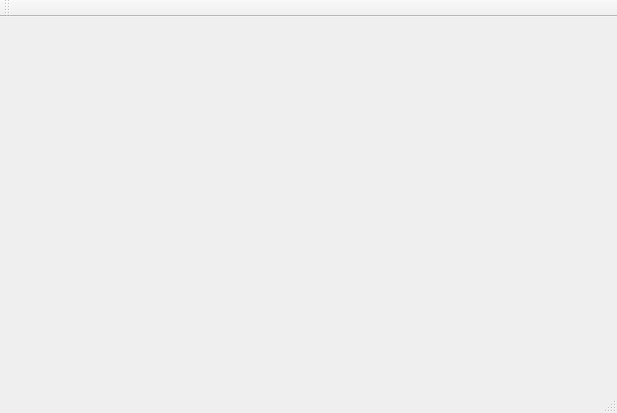
<?xml version="1.0" encoding="UTF-8"?>
<ui version="4.0">
 <class>MainWindow</class>
 <widget class="QMainWindow" name="MainWindow">
  <property name="geometry">
   <rect>
    <x>0</x>
    <y>0</y>
    <width>617</width>
    <height>413</height>
   </rect>
  </property>
  <property name="windowTitle">
   <string>MainWindow</string>
  </property>
  <widget class="QWidget" name="centralWidget"/>
  <widget class="QMenuBar" name="menuBar">
   <property name="geometry">
    <rect>
     <x>0</x>
     <y>0</y>
     <width>617</width>
     <height>25</height>
    </rect>
   </property>
  </widget>
  <widget class="QToolBar" name="mainToolBar">
   <attribute name="toolBarArea">
    <enum>TopToolBarArea</enum>
   </attribute>
   <attribute name="toolBarBreak">
    <bool>false</bool>
   </attribute>
  </widget>
  <widget class="QStatusBar" name="statusBar"/>
 </widget>
 <layoutdefault spacing="6" margin="11"/>
 <resources/>
 <connections/>
</ui>
